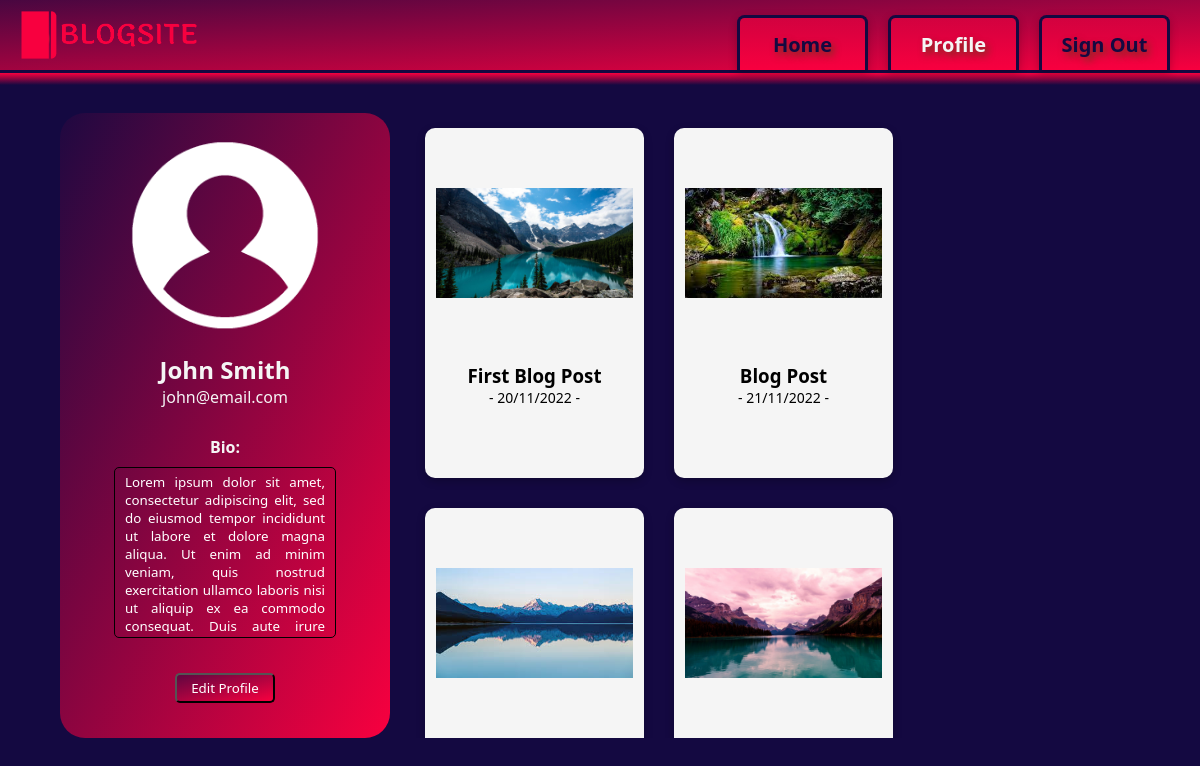
The app's page /profile.php (signed in) with its own data.
### tables this page shows
CREATE TABLE `blogs` (
  `blogID` int(11) NOT NULL,
  `user_ID` int(11) NOT NULL,
  `blogTitle` varchar(100) NOT NULL,
  `blogDesc` varchar(15000) NOT NULL,
  `dateCreated` varchar(20) NOT NULL,
  `blogImage` blob NOT NULL
);

### check-blogs.php (the view)
<?php
include('dbConnection.php');
$userID = $_SESSION['userID'];
$sql = $connection->prepare("SELECT * FROM blogs WHERE user_ID = ?");
$sql->bind_param("s", $userID);
$sql->execute();
$results = $sql->get_result();
$allRows = $results->fetch_all();
if (count($allRows) > 0) {
    foreach ($allRows as $row) {
        if ($row[5] !== "") {
            $blogImage = "<img id='saved-blog-image' src='./images/{$row[5]}'>";
        } else {
            $blogImage = "<img id='default-blog-image' src='./images/default-blog-image.png'>";
        }
        echo "
            <div class='blog-card' onclick=\"document.forms['view-blog-form{$row[0]}'].submit();\">
                <div class='blog-card-image'>
                    {$blogImage}
                </div>
                <div class='blog-card-title'>
                    <h3>{$row[2]}</h3>
                    <p>- {$row[4]} -</p>
                </div>
                <div class='view-blog-message'>
                    <p>View</p>
                </div>
            </div>
            <form id='view-blog-form{$row[0]}' action='./view-blog.php' method='post'>
                <input type='hidden' name='blogID' value='{$row[0]}'>
            </form>
            ";
    }
}

### profile.php (shortened to what this page needs)
<!DOCTYPE html>
<html lang="en">
<head>
    <link rel="stylesheet" href="./styles.css">
</head>
<body>
    <header>
        <div id="header-logo">
            <a href="./home.php">
                <img class="logo-img" src="./images/website-logo.png"></a>
        </div>
        <nav>
            <a href="./home.php">Home</a>
            <a class="current-page" href="./profile-validate.php">Profile</a>
            <a href="./sign-out.php">Sign Out</a>
        </nav>
    </header>
    <div id="nav-strip">
    </div>
    <div>
        <div id="profile">
            <div id="profile-aside-section">
                <div id="profile-img-container">
                    <img id="profile-img" src="./images/profile-default.png">
                </div>
                <div id="profile-details">
                    <?php
                    echo "<h2>{$_SESSION['fname']} {$_SESSION['lname']}</h2>";
                    echo "<p>{$_SESSION['email']}</p>";
                    echo "<div id='bio'>
                         <h4>Bio:</h4>";
                    echo "<textarea readonly>{$_SESSION['bio']}</textarea>
                    </div>";
                    ?>
                    <button class="edit-profile-button" onclick="openForm()">Edit Profile</button>
                </div>
            </div>
            <div id="profile-main-section">
                <div id="blog-cards-container">
                    <?php
                    include "check-blogs.php";
                    ?>
                </div>
            </div>
        </div>
    </div>
</body>
</html>

### styles.css (style rules this page uses)
* { padding: 0px; margin: 0px; font-family: "Segoe UI", Tahoma, Geneva, Verdana, sans-serif; }
body { background-color: rgb(20 9 65); }
header { background: linear-gradient( to right bottom, rgb(20 9 65) -30%, rgb(248 0 63) 100% ) 100% center no-repeat; display: flex; justify-content: flex-end; height: 70px; }
#header-logo { display: flex; width: auto; justify-content: flex-start; align-items: center; }
.logo-img { height: 50px; width: auto; }
.current-page { color: whitesmoke; }
nav { width: 90%; display: flex; justify-content: flex-end; align-items: flex-end; gap: 20px; padding-right: 30px; }
nav > a { width: 95px; padding: 15px; padding-top: 12.5px; padding-bottom: 12.5px; background: linear-gradient(to bottom, rgb(20 9 65) -500%, rgb(248 0 63) 100%) 100% center no-repeat; border: 3px solid rgb(20 9 65); border-bottom: none; border-radius: 7.5px 7.5px 0px 0px; color: rgb(20 9 65); text-decoration: none; text-align: center; text-shadow: 3px 4px 7px rgba(81, 67, 21, 0.8); font-weight: bolder; font-size: 20px; transition: 0.4s ease-in-out; box-shadow: rgba(0, 0, 0, 0.24) 0px 3px 8px; }
#nav-strip { background: linear-gradient(to top, rgb(20 9 65) 60%, rgb(248 0 63) 100%) 100% center no-repeat; border-top: 3px solid rgb(20 9 65); height: 30px; width: 100%; }
#header-logo > a { display: flex; flex-direction: row; text-decoration: none; margin-left: 20px; }
#profile { display: flex; flex-direction: row; justify-content: flex-end; padding: 50px; padding-top: 0px; padding-bottom: 0px; }
#profile-aside-section { display: flex; flex-direction: column; justify-content: flex-start; align-items: center; text-align: center; margin: 10px; width: 30%; height: 625px; border-radius: 25px; color: whitesmoke; background: linear-gradient( to right bottom, rgb(20 9 65) -5%, rgb(248 0 63) 100% ) 100% center no-repeat; }
#profile-img-container { width: 200px; margin-top: 20px; border-radius: 100%; display: flex; justify-content: center; align-items: center; overflow: hidden; }
#profile-img { height: 200px; width: auto; }
#profile-details { margin-top: 20px; }
#bio { display: flex; flex-direction: column; align-items: center; height: 200px; margin: 70px; margin-bottom: 30px; margin-top: 30px; line-height: 19px; }
#bio > textarea { height: 180px; width: 200px; padding: 10px; padding-top: 5px; padding-bottom: 5px; border-radius: 5px; margin-top: 10px; text-align: justify; background: transparent; border: 1px solid black; color: white; resize: none; outline: none; }
.edit-profile-button { width: 100px; height: 30px; margin-top: 5px; border-radius: 5px; font-weight: 500; color: white; background: linear-gradient( to right bottom, rgb(20 9 65) -50%, rgb(248 0 63) 100% ) 100% center no-repeat; transition: 0.3s ease-in-out; cursor: pointer; }
#profile-main-section { margin: 10px; width: 70%; height: 625px; display: flex; flex-direction: column; justify-content: flex-start; align-items: center; }
#blog-cards-container { overflow: scroll; display: flex; flex-direction: row; justify-content: flex-start; flex-wrap: wrap; width: 100%; height: 100%; }
.blog-card { display: flex; flex-direction: column; align-items: center; width: 30%; height: 350px; background-color: whitesmoke; margin: 15px; border-radius: 10px; box-shadow: rgba(0, 0, 0, 0.24) 0px 3px 8px; transition: 0.3s ease-in-out; cursor: pointer; }
.blog-card-image { display: flex; justify-content: center; align-items: center; width: 90%; height: 200px; margin: 15px; margin-bottom: 0px; border-radius: 15px; overflow: hidden; }
#saved-blog-image { width: 100%; height: auto; }
.blog-card-title { display: flex; flex-direction: column; align-items: center; margin: 20px; }
.blog-card-title > p { font-size: 14px; }

### records on screen
blogs: blogImage (picture), blogTitle "First Blog Post", dateCreated "20/11/2022"
blogs: blogImage (picture), blogTitle "Blog Post", dateCreated "21/11/2022"
blogs: blogImage (picture)
blogs: blogImage (picture)

### other values on screen
$_SESSION['fname'] "John"
$_SESSION['lname'] "Smith"
$_SESSION['email'] "john@email.com"
